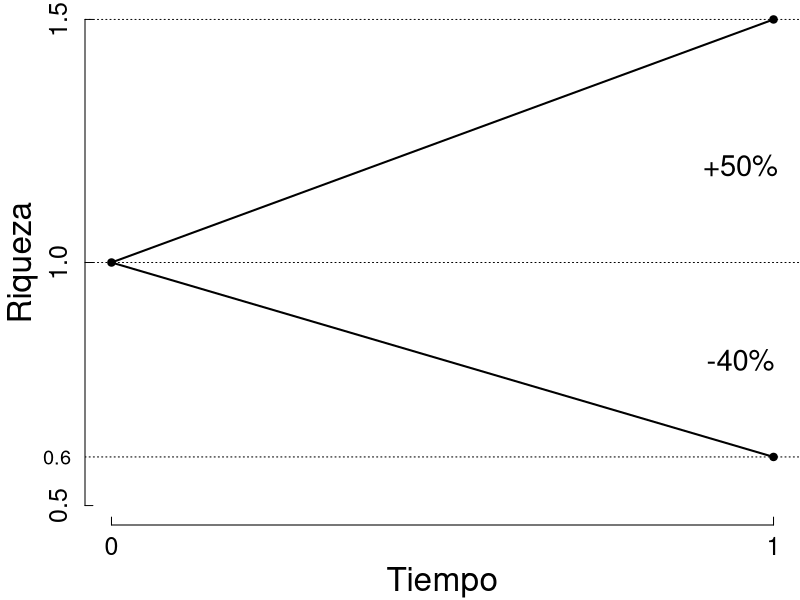
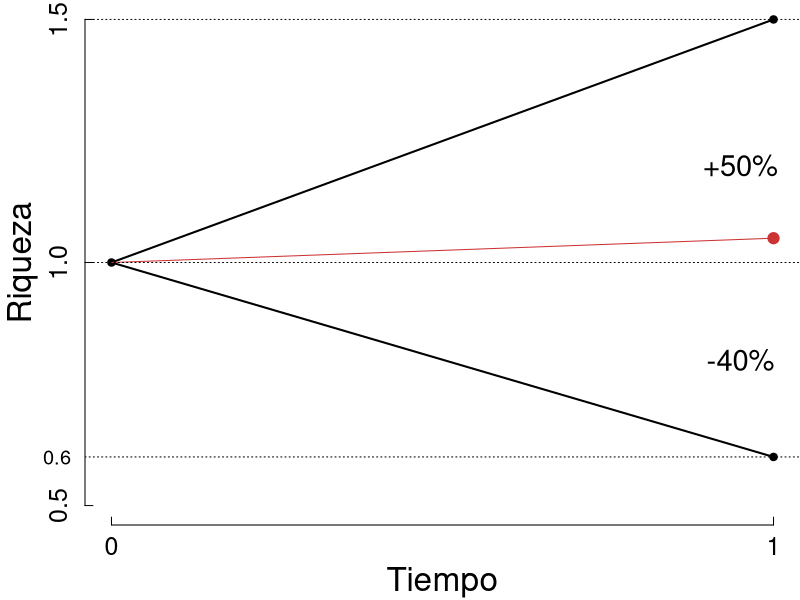
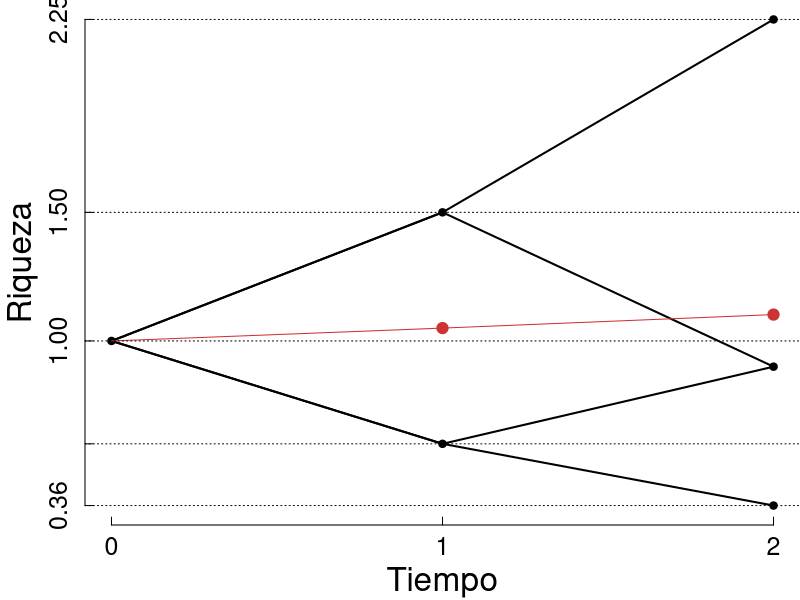
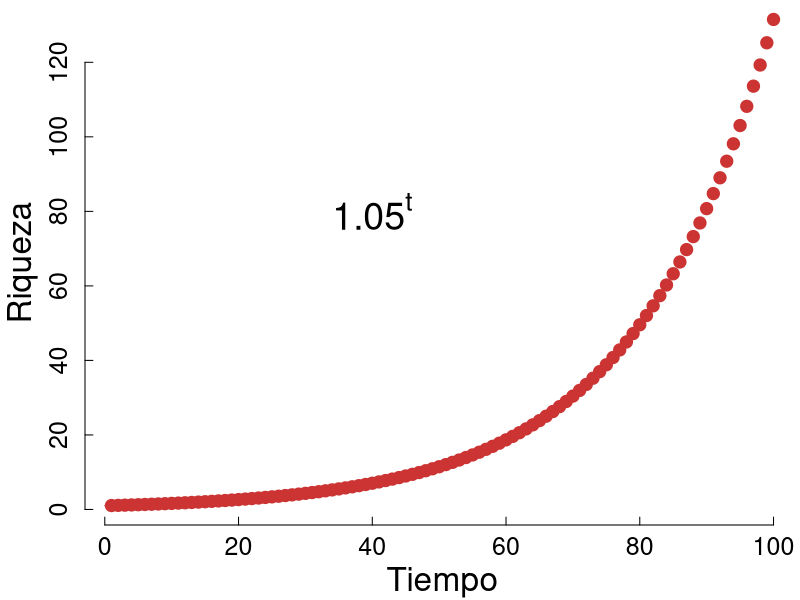
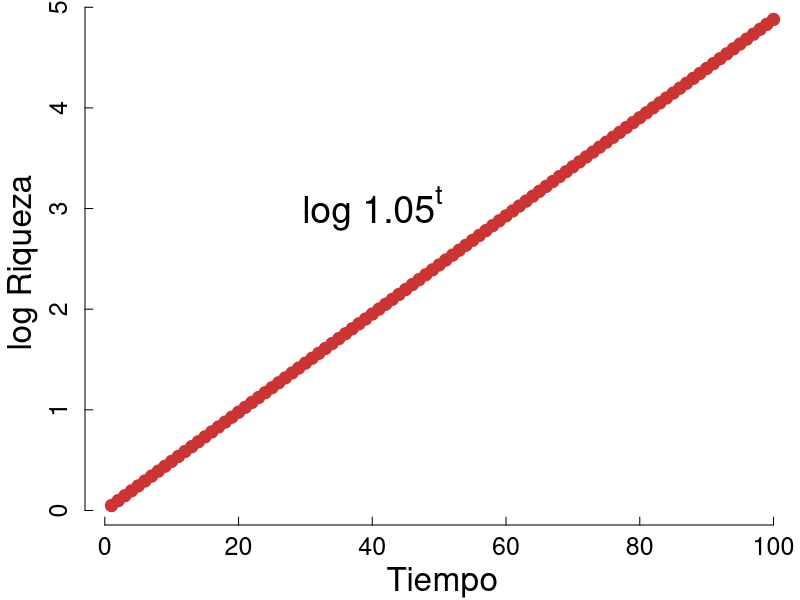
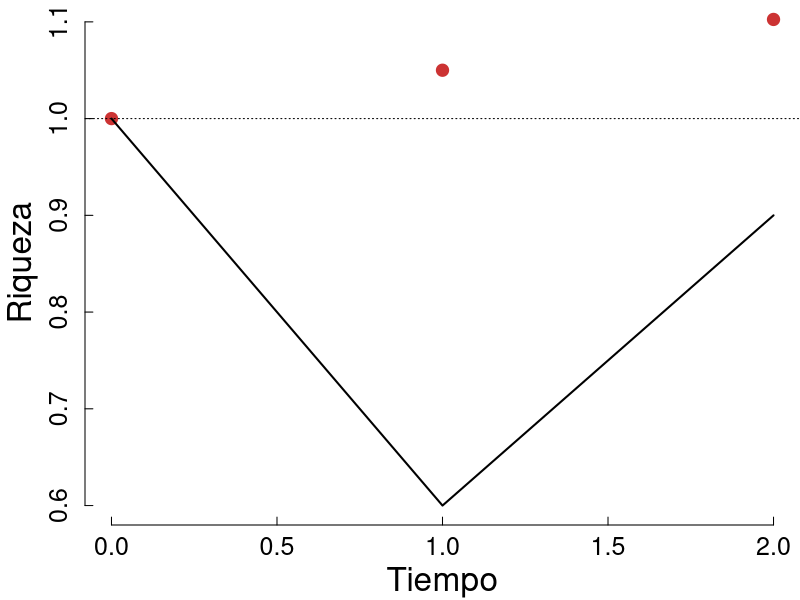
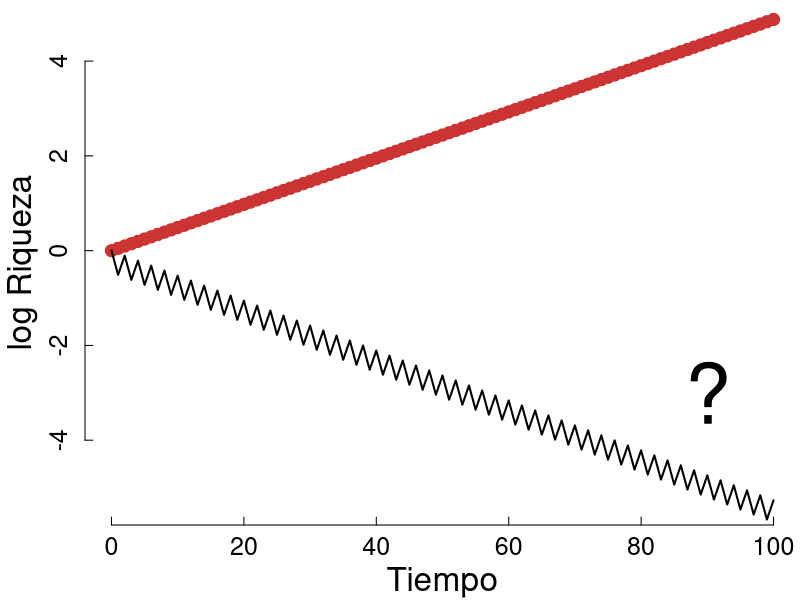
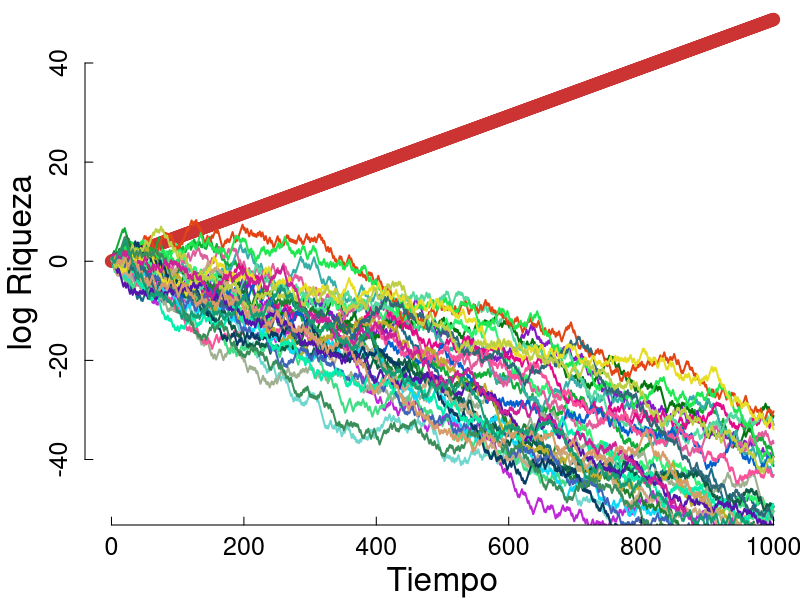

R code for these plots, in order:
oldpar <- par(no.readonly = TRUE)
oldwd <- getwd()
this.dir <- dirname(parent.frame(2)$ofile)
nombre.R <-  sys.frame(1)$ofile
require(tools)
nombre <- print(file_path_sans_ext(nombre.R))
pdf(paste0(nombre,".pdf"), width = 8, height = 5  )
setwd(this.dir)
###############################


par(mar=c(3.75,4.25,0,0))


plot(c(0,1), c(1,1.5), type="l",lwd=2,axes = F,ann = F, ylim=c(0.5,1.5), col=rgb(0,0,0,1))
lines(c(0,1), c(1,0.6),col=rgb(0,0,0,1),lwd=2)

points(c(0,1,1), c(1,1.5,0.6),col=rgb(0,0,0,1),pch=19)

axis(side=2, at=c(0.5,1,1.5), labels=NA,cex.axis=0.6,tck=0.015)
axis(side=1, at=c(0,1),labels=NA,cex.axis=0.6,tck=0.015)
axis(lwd=0,side=1, at=c(0,1), cex.axis=1.5,line=-0.3)
axis(lwd=0,side=2,at=c(0.5,1,1.5),cex.axis=1.5,line=-0.3)
axis(lwd=0,side=2,at=c(0.6),cex.axis=1.2,las=1,line=-0.3)
mtext("Tiempo", side=1, line=2.5,cex = 2)
mtext("Riqueza", side=2, line=2.5,cex = 2)

text(0.95,0.8,"-40%",srt=0, cex=1.75)
text(0.95,1.2,"+50%",srt=0, cex=1.75)

abline(h=0.6, lty=3)
abline(h=1.5, lty=3)
abline(h=1, lty=3)



plot(c(0,1), c(1,1.5), type="l",lwd=2,axes = F,ann = F, ylim=c(0.5,1.5), col=rgb(0,0,0,1))
lines(c(0,1), c(1,0.6),col=rgb(0,0,0,1),lwd=2)

points(c(0,1,1), c(1,1.5,0.6),col=rgb(0,0,0,1),pch=19)

points(c(1),c(1.05),col=rgb(0.8,0.2,0.2,1),pch=19, cex=1.5)
lines(c(0,1),c(1, 1.05),col=rgb(0.8,0.2,0.2,1))


axis(side=2, at=c(0.5,1,1.5), labels=NA,cex.axis=0.6,tck=0.015)
axis(side=1, at=c(0,1),labels=NA,cex.axis=0.6,tck=0.015)
axis(lwd=0,side=1, at=c(0,1), cex.axis=1.5,line=-0.3)
axis(lwd=0,side=2,at=c(0.5,1,1.5),cex.axis=1.5,line=-0.3)
axis(lwd=0,side=2,at=c(0.6),cex.axis=1.2,las=1,line=-0.3)
mtext("Tiempo", side=1, line=2.5,cex = 2)
mtext("Riqueza", side=2, line=2.5,cex = 2)

text(0.95,0.8,"-40%",srt=0, cex=1.75)
text(0.95,1.2,"+50%",srt=0, cex=1.75)

abline(h=0.6, lty=3)
abline(h=1.5, lty=3)
abline(h=1, lty=3)



plot(c(0,1,2), c(1,1.5,1.5^2), type="l",lwd=2,axes = F,ann = F, ylim=c(0.6^2,1.5^2), col=rgb(0,0,0,1))
lines(c(0,1,2), c(1,0.6,0.6*1.5),col=rgb(0,0,0,1),lwd=2)
lines(c(0,1,2), c(1,1.5,1.5*0.6),col=rgb(0,0,0,1),lwd=2)
lines(c(0,1,2), c(1,0.6,0.6*0.6),col=rgb(0,0,0,1),lwd=2)

points(c(0,1,1,2,2,2), c(1,1.5,0.6, 1.5^2, 1.5*0.6, 0.6^2),col=rgb(0,0,0,1),pch=19)

points(c(1,2),c(1.05,1.05^2),col=rgb(0.8,0.2,0.2,1),pch=19, cex=1.5)
lines(c(0,1,2),c(1, 1.05,1.05^2),col=rgb(0.8,0.2,0.2,1))


axis(side=2, at=c(0.6^2,0.6,1,1.5,1.5^2), labels=NA,cex.axis=0.6,tck=0.015)
axis(side=1, at=c(0,1,2),labels=NA,cex.axis=0.6,tck=0.015)
axis(lwd=0,side=1, at=c(0,1,2), cex.axis=1.5,line=-0.3)
axis(lwd=0,side=2,at=c(0.6^2,0.6,1,1.5,1.5^2),cex.axis=1.5,line=-0.3)
mtext("Tiempo", side=1, line=2.5,cex = 2)
mtext("Riqueza", side=2, line=2.5,cex = 2)


abline(h=0.6^2, lty=3)
abline(h=0.6, lty=3)
abline(h=1.5, lty=3)
abline(h=1, lty=3)
abline(h=1.5^2, lty=3)


t = seq(1,100)
r = 1.05^t
plot(t,r,lwd=2,axes = F,ann = F, col=rgb(0.8,0.2,0.2,1),pch=19, cex=1.5)
lines(c(0,1,2),c(1, 1.05,1.05^2),col=rgb(0.8,0.2,0.2,1))

axis(side=2, labels=NA,cex.axis=0.6,tck=0.015)
axis(side=1, labels=NA,cex.axis=0.6,tck=0.015)
axis(lwd=0,side=1,  cex.axis=1.5,line=-0.3)
axis(lwd=0,side=2,cex.axis=1.5,line=-0.3)
mtext("Tiempo", side=1, line=2.5,cex = 2)
mtext("Riqueza", side=2, line=2.5,cex = 2)
text(40,80,expression(1.05^t),srt=0, cex=2.25)



t = seq(1,100)
r = 1.05^t
plot(t,log(r),lwd=2,axes = F,ann = F, col=rgb(0.8,0.2,0.2,1),pch=19, cex=1.5)

axis(side=2, labels=NA,cex.axis=0.6,tck=0.015)
axis(side=1, labels=NA,cex.axis=0.6,tck=0.015)
axis(lwd=0,side=1,  cex.axis=1.5,line=-0.3)
axis(lwd=0,side=2,cex.axis=1.5,line=-0.3)
mtext("Tiempo", side=1, line=2.5,cex = 2)
mtext("log Riqueza", side=2, line=2.5,cex = 2)
text(40,3,expression("log"~1.05^t),srt=0, cex=2.25)



t = seq(0,100)
r = 1.05^t
s = c(1,rep(c(0.6,1.5),50))
plot(t[1:3],r[1:3],lwd=2,axes = F,ann = F, col=rgb(0.8,0.2,0.2,1),pch=19, cex=1.5, ylim=c(0.6,1.05^2) )
lines(t[1:3],cumprod(s[1:3]),lwd=2)
axis(side=2, labels=NA,cex.axis=0.6,tck=0.015)
axis(side=1, labels=NA,cex.axis=0.6,tck=0.015)
axis(lwd=0,side=1,  cex.axis=1.5,line=-0.3)
axis(lwd=0,side=2,cex.axis=1.5,line=-0.3)
mtext("Tiempo", side=1, line=2.5,cex = 2)
mtext("Riqueza", side=2, line=2.5,cex = 2)
text(90,-3,expression("?"),srt=0, cex=5)
abline(h=1,lty=3)


plot(t,log(r),lwd=2,axes = F,ann = F, col=rgb(0.8,0.2,0.2,1),pch=19, cex=1.5, ylim=c(-max(log(r))-0.5,max(log(r))))
lines(t,log(cumprod(s)),lwd=2)
axis(side=2, labels=NA,cex.axis=0.6,tck=0.015)
axis(side=1, labels=NA,cex.axis=0.6,tck=0.015)
axis(lwd=0,side=1,  cex.axis=1.5,line=-0.3)
axis(lwd=0,side=2,cex.axis=1.5,line=-0.3)
mtext("Tiempo", side=1, line=2.5,cex = 2)
mtext("log Riqueza", side=2, line=2.5,cex = 2)
text(90,-3,expression("?"),srt=0, cex=5)




t = seq(0,1000)
r = 1.05^t
plot(t,log(r),lwd=2,axes = F,ann = F, col=rgb(0.8,0.2,0.2,1),pch=19, cex=1.5, ylim=c(-max(log(r))-0.5,max(log(r))))
for (i in seq(33)){
    m = c(1,rbinom(0.5,n=1000,size=1))
    lines(t,log(cumprod(1.5*m + 0.6*(1-m))) ,lwd=2, col=rgb(runif(1),runif(1),runif(1)) )
}

axis(side=2, labels=NA,cex.axis=0.6,tck=0.015)
axis(side=1, labels=NA,cex.axis=0.6,tck=0.015)
axis(lwd=0,side=1,  cex.axis=1.5,line=-0.3)
axis(lwd=0,side=2,cex.axis=1.5,line=-0.3)
mtext("Tiempo", side=1, line=2.5,cex = 2)
mtext("log Riqueza", side=2, line=2.5,cex = 2)


#######################################
# end 
dev.off()
setwd(oldwd)
par(oldpar, new=F)
#########################################
